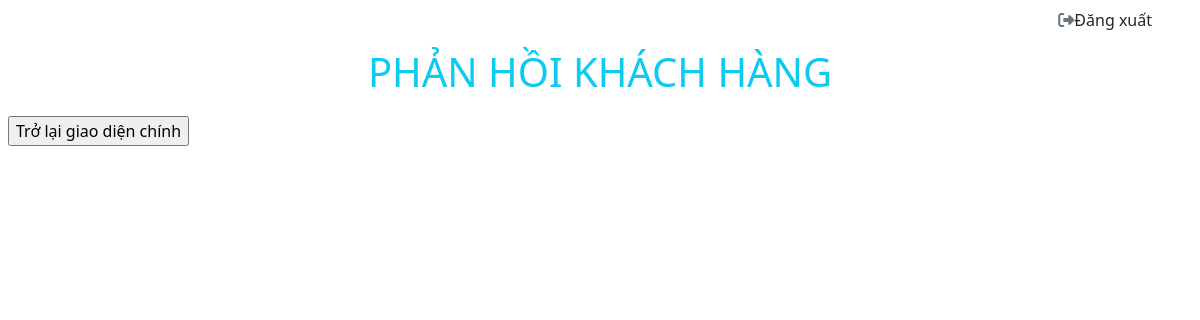
The app's page /admincp/phanhoikhachhang.php (signed in), older data.
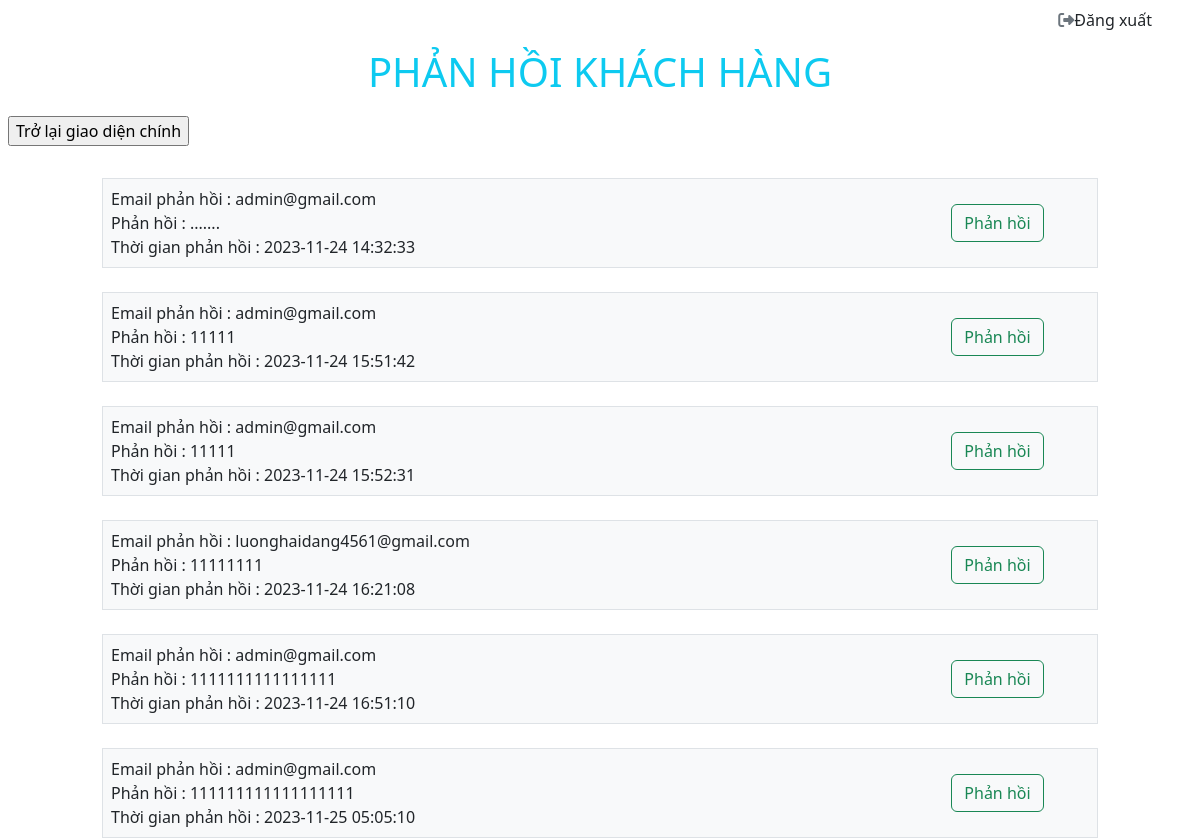
The same page, newer data.
### tables this page shows
CREATE TABLE `tbl_phanhoikhachhang` (
  `id_phanhoikhachhang` int(11) NOT NULL,
  `ten` varchar(100) NOT NULL,
  `email` varchar(200) NOT NULL,
  `nhanxet` varchar(1000) NOT NULL,
  `ngay_nhanxet` timestamp NOT NULL DEFAULT current_timestamp(),
  `phan_hoi` varchar(1000) NOT NULL,
  `gia_tri` tinyint(1) NOT NULL DEFAULT 0
);

### admincp/phanhoikhachhang.php (the view, shortened to what this page needs)
<?php
include('../pages/config/config.php');
if (isset($_SESSION['username'])) {
    $sql = "select * from tbl_phanhoikhachhang where gia_tri=0";
    $ketqua = $conn->prepare($sql);
    $ketqua->execute();
    $ketqua = $ketqua->fetchAll();
?>
    <!DOCTYPE html>
    <html lang="en">
    <head>
        <link href="https://cdn.jsdelivr.net/npm/bootstrap@5.3.2/dist/css/bootstrap.min.css" rel="stylesheet">
        <link rel="stylesheet" href="https://cdnjs.cloudflare.com/ajax/libs/font-awesome/6.4.2/css/all.min.css" />
    </head>
    <body>
        <div class="d-flex justify-content-end mt-2">
            <div><a class="text-decoration-none text-dark me-5" href="login.php"><i class="fa-solid fa-right-from-bracket text-secondary"></i>Đăng xuất</a></div>
        </div>
        <div class="h1 text-center text-info mt-3">PHẢN HỒI KHÁCH HÀNG</div>
        <div class="ms-2 mt-3">
            <a href="index.php"><input type="submit" name="delete" class="mt-1" value="Trở lại giao diện chính"></a>
        </div>
        <div class="row mt-2">
            <div class="col-10 col-md-10 offset-1">
                <?php foreach ($ketqua as $cty) : ?>
                    <div class="border text-body mt-4" style="background-color: #f8f9fa;">
                        <div class="row">
                            <div class="col-10 col-md-10">
                                <div class="ms-2 me-2 mt-2"><a class="text-decoration-none text-dark ">Email phản hồi : <?= $cty['email'] ?></a></div>
                                <div class="ms-2 me-2"><a class="text-decoration-none text-dark ">Phản hồi : <?= $cty['nhanxet'] ?></a></div>
                                <div class="ms-2 me-2 mb-2"><a class="text-decoration-none text-dark ">Thời gian phản hồi : <?= $cty['ngay_nhanxet'] ?></a></div>
                            </div>
                            <div class="col-2 col-md-2 d-flex align-items-center">
                                <form><a href="reply.php?id=<?= $cty['id_phanhoikhachhang'] ?>" class="btn btn-outline-success">Phản hồi</a></form>
                            </div>
                        </div>
                    </div>
                <?php endforeach ?>
            </div>
        </div>
    </body>
    </html>
<?php } else {
    header('location:login.php');
} ?>

Row changes from the older to the newer data that the page shows:
added tbl_phanhoikhachhang: email "admin@gmail.com", nhanxet ".......", ngay_nhanxet "2023-11-24 14:32:33"
added tbl_phanhoikhachhang: email "admin@gmail.com", nhanxet "11111", ngay_nhanxet "2023-11-24 15:51:42"
added tbl_phanhoikhachhang: email "admin@gmail.com", nhanxet "11111", ngay_nhanxet "2023-11-24 15:52:31"
added tbl_phanhoikhachhang: email "luonghaidang4561@gmail.com", nhanxet "11111111", ngay_nhanxet "2023-11-24 16:21:08"
added tbl_phanhoikhachhang: email "admin@gmail.com", nhanxet "1111111111111111", ngay_nhanxet "2023-11-24 16:51:10"
added tbl_phanhoikhachhang: email "admin@gmail.com", nhanxet "111111111111111111", ngay_nhanxet "2023-11-25 05:05:10"
